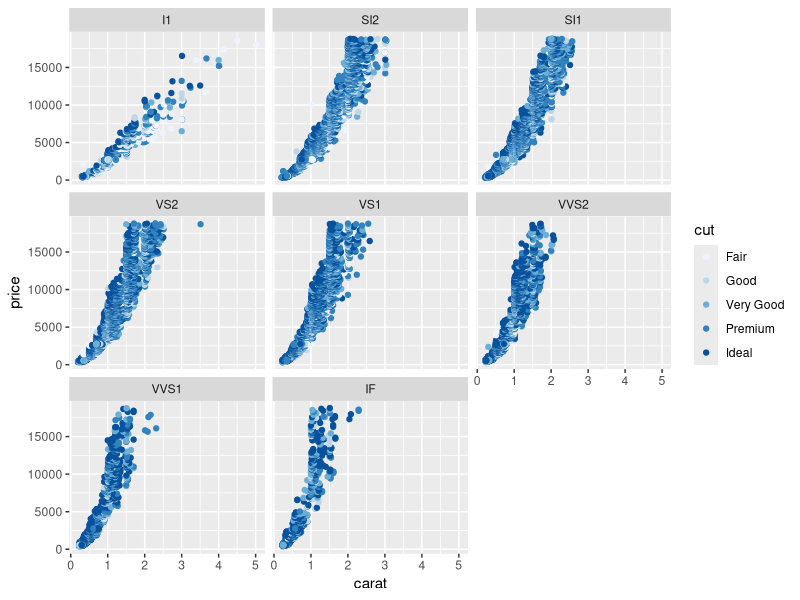

Recreate this plot in R.
library(ggplot2)

d <- diamonds

# Maybe we should use qplot?
p <- ggplot(aes(x = carat, y = price), data = d)
p <- p + geom_point(aes(color = cut))
p <- p + facet_wrap(~ clarity)
p <- p + scale_color_brewer()



print(p)